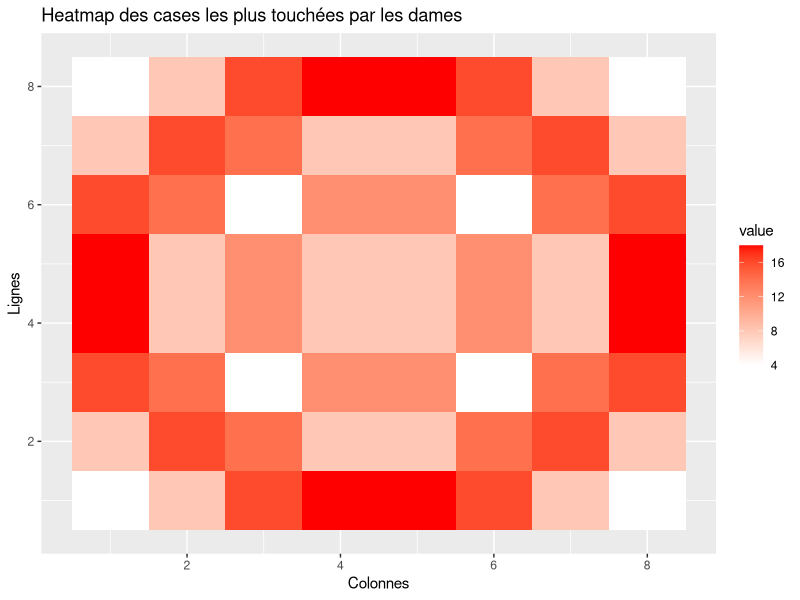

Source code (R):
## ---- chunk 1
library(ggplot2)
library(reshape2)

trouver_solutions <- function(x, y) {
  solutions <- 0
  all_solutions <- list()

  est_valide <- function(placement, colonne, ligne) {
    i <- 1
    while (i < colonne) {
      if (placement[i] == ligne || 
          placement[i] - i == ligne - colonne || 
          placement[i] + i == ligne + colonne ||
          abs(placement[i] - ligne) == abs(i - colonne)) { # Menace diagonale
        return(FALSE)
      }
      i <- i + 1
    }
    return(TRUE)
  }

  placer_dames <- function(placement, colonne = 1) {
    if (colonne > x) {
      solutions <<- solutions + 1
      all_solutions[[solutions]] <<- placement
    } else {
      ligne <- 1
      while (ligne <= y) {
        if (est_valide(placement, colonne, ligne)) {
          placement[colonne] <- ligne
          placer_dames(placement, colonne + 1)
        }
        ligne <- ligne + 1
      }
    }
  }

  placement_initial <- integer(x)
  placer_dames(placement_initial)

  cat("Nombre de solutions trouvées:", solutions, "\n")
  return(all_solutions)
}

# Utilisation de la fonction avec le nombre de lignes (x) et de colonnes (y) de votre choix
resultats <- trouver_solutions(8, 8)  # Par exemple, 8 lignes et 8 colonnes

# Création d'une heatmap avec ggplot2 (utiliser les résultats obtenus)
heatmap_data <- matrix(0, nrow = 8, ncol = 8)

for (i in 1:length(resultats)) {
  positions <- resultats[[i]]
  for (j in 1:length(positions)) {
    heatmap_data[j, positions[j]] <- heatmap_data[j, positions[j]] + 1
  }
}

heatmap_data_melted <- melt(heatmap_data)

ggplot(heatmap_data_melted, aes(x = Var2, y = Var1, fill = value)) +
  geom_tile() +
  scale_fill_gradient(low = "white", high = "red") +
  labs(title = "Heatmap des cases les plus touchées par les dames",
       x = "Colonnes",
       y = "Lignes")

